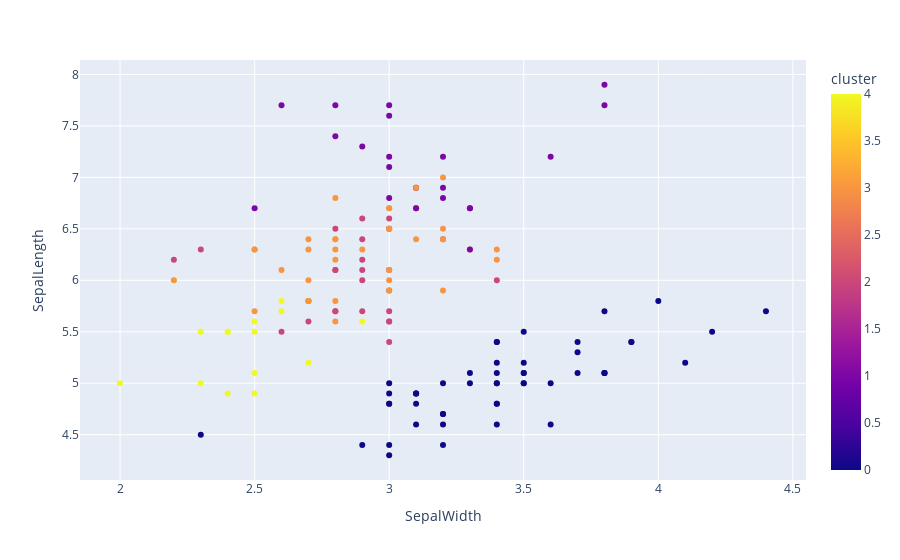

Notebook code cell kept with this figure:
### Markdown cell above
Create the scatterplot *with ordinary least squares (ols) trendlines* to better show the relationship for each cluster:

- with `px` do `scatter` using
    - `dta_iris`
    - `x="SepalWidth"`
    - `y="SepalLength"`
    - `color="cluster"`
    - `trendline="ols"`
<!--     - `title_text="Relationship between Sepal Length and Sepal Width"` -->
    
**Note everything in the list is a freestyle block except the first item, which is a dataframe variable**

### Code cell
px.scatter(dta_iris,'SepalWidth','SepalLength','cluster')

#<xml xmlns="https://developers.google.com/blockly/xml"><variables><variable id="3XR/LXd[R:?-joQq2iX*">px</variable><variable id="K-$W3`yn;-;t/nG`(JNB">dta_iris</variable></variables><block type="varDoMethod_Python" id="Nh{Eg5F!2rJ$eXZ%*%6[" x="87" y="146"><mutation items="4"></mutation><field name="VAR" id="3XR/LXd[R:?-joQq2iX*">px</field><field name="MEMBER">scatter</field><data>px:scatter</data><value name="ADD0"><block type="variables_get" id="c*ub-3F_DY`H{d$0Kq/2"><field name="VAR" id="K-$W3`yn;-;t/nG`(JNB">dta_iris</field></block></value><value name="ADD1"><block type="text" id="aK`7UIcJd=U[I{XEu1!6"><field name="TEXT">SepalWidth</field></block></value><value name="ADD2"><block type="text" id="PAWmVeUG+kgf9Gtuo]!8"><field name="TEXT">SepalLength</field></block></value><value name="ADD3"><block type="text" id=",N[m39O3{bUB*Bk086$6"><field name="TEXT">cluster</field></block></value></block></xml>

### Figure 1 — Plotly figure (JSON) as saved in the notebook; plotly's stock layout.template omitted (floating-point values rounded to 4 significant figures; data arrays with more than 128 entries replaced by an {"elided": "..."} marker saying what was removed)
{"data": [{"hovertemplate": "SepalWidth=%{x}<br>SepalLength=%{y}<br>cluster=%{marker.color}<extra></extra>", "legendgroup": "", "marker": {"color": {"elided": "150 int values"}, "coloraxis": "coloraxis", "symbol": "circle"}, "mode": "markers", "name": "", "orientation": "v", "showlegend": false, "type": "scatter", "x": {"elided": "150 float values"}, "xaxis": "x", "y": {"elided": "150 float values"}, "yaxis": "y"}], "layout": {"autosize": true, "coloraxis": {"colorbar": {"title": {"text": "cluster"}}, "colorscale": [[0, "#0d0887"], [0.1111, "#46039f"], [0.2222, "#7201a8"], [0.3333, "#9c179e"], [0.4444, "#bd3786"], [0.5556, "#d8576b"], [0.6667, "#ed7953"], [0.7778, "#fb9f3a"], [0.8889, "#fdca26"], [1, "#f0f921"]]}, "legend": {"tracegroupgap": 0}, "margin": {"t": 60}, "xaxis": {"anchor": "y", "autorange": true, "domain": [0, 1], "range": [1.856, 4.544], "title": {"text": "SepalWidth"}, "type": "linear"}, "yaxis": {"anchor": "x", "autorange": true, "domain": [0, 1], "range": [4.021, 8.179], "title": {"text": "SepalLength"}, "type": "linear"}}}
